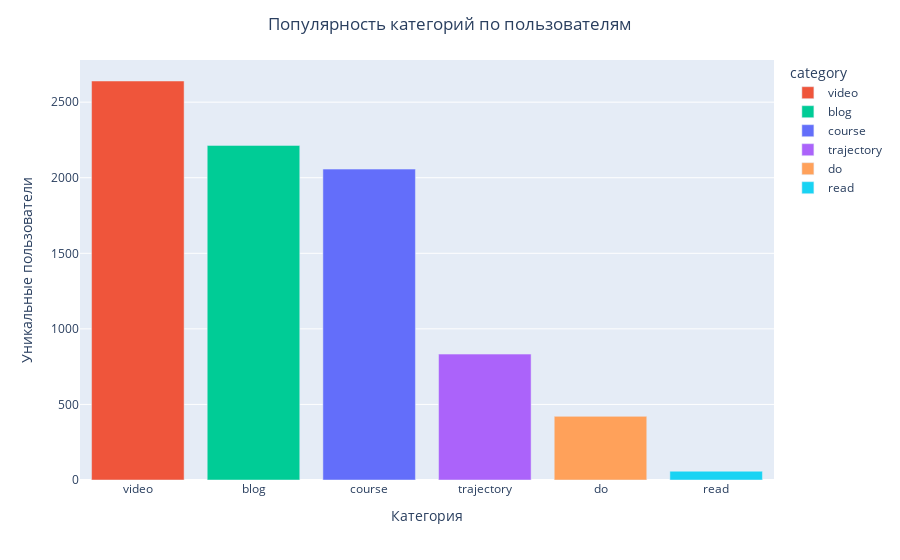

Write notebook code for a chart like this one.
### Markdown cell above
Если считать по посещениям, то курс, видео, блог просматривют чаще всего. Разделы trajectory, do и read сильно отстают

Теперь посчитаем популярность по пользователям

### Code cell
df_pop_u = df.query("category != 'start'").groupby(['category'], as_index = False) \
                    .agg(count_users = ('user_id', 'nunique')) \
                    .sort_values(['count_users'], ascending = False)

fig = px.bar(df_pop_u, x='category', y='count_users', color = 'category', color_discrete_map = color_map)

fig.update_layout(title_text='Популярность категорий по пользователям', title_x=0.5, yaxis_title = 'Уникальные пользователи', 
                  xaxis_title = 'Категория')
fig.show()

### Figure 1 — Plotly figure (JSON) as saved in the notebook; plotly's stock layout.template omitted (floating-point values rounded to 4 significant figures)
{"data": [{"alignmentgroup": "True", "hovertemplate": "category=%{x}<br>count_users=%{y}<extra></extra>", "legendgroup": "video", "marker": {"color": "#EF553B", "pattern": {"shape": ""}}, "name": "video", "offsetgroup": "video", "orientation": "v", "showlegend": true, "textposition": "auto", "type": "bar", "x": ["video"], "xaxis": "x", "y": [2640], "yaxis": "y"}, {"alignmentgroup": "True", "hovertemplate": "category=%{x}<br>count_users=%{y}<extra></extra>", "legendgroup": "blog", "marker": {"color": "#00CC96", "pattern": {"shape": ""}}, "name": "blog", "offsetgroup": "blog", "orientation": "v", "showlegend": true, "textposition": "auto", "type": "bar", "x": ["blog"], "xaxis": "x", "y": [2214], "yaxis": "y"}, {"alignmentgroup": "True", "hovertemplate": "category=%{x}<br>count_users=%{y}<extra></extra>", "legendgroup": "course", "marker": {"color": "#636EFA", "pattern": {"shape": ""}}, "name": "course", "offsetgroup": "course", "orientation": "v", "showlegend": true, "textposition": "auto", "type": "bar", "x": ["course"], "xaxis": "x", "y": [2057], "yaxis": "y"}, {"alignmentgroup": "True", "hovertemplate": "category=%{x}<br>count_users=%{y}<extra></extra>", "legendgroup": "trajectory", "marker": {"color": "#AB63FA", "pattern": {"shape": ""}}, "name": "trajectory", "offsetgroup": "trajectory", "orientation": "v", "showlegend": true, "textposition": "auto", "type": "bar", "x": ["trajectory"], "xaxis": "x", "y": [833], "yaxis": "y"}, {"alignmentgroup": "True", "hovertemplate": "category=%{x}<br>count_users=%{y}<extra></extra>", "legendgroup": "do", "marker": {"color": "#FFA15A", "pattern": {"shape": ""}}, "name": "do", "offsetgroup": "do", "orientation": "v", "showlegend": true, "textposition": "auto", "type": "bar", "x": ["do"], "xaxis": "x", "y": [421], "yaxis": "y"}, {"alignmentgroup": "True", "hovertemplate": "category=%{x}<br>count_users=%{y}<extra></extra>", "legendgroup": "read", "marker": {"color": "#19d3f3", "pattern": {"shape": ""}}, "name": "read", "offsetgroup": "read", "orientation": "v", "showlegend": true, "textposition": "auto", "type": "bar", "x": ["read"], "xaxis": "x", "y": [58], "yaxis": "y"}], "layout": {"barmode": "relative", "legend": {"title": {"text": "category"}, "tracegroupgap": 0}, "margin": {"t": 60}, "title": {"text": "Популярность категорий по пользователям", "x": 0.5}, "xaxis": {"anchor": "y", "categoryarray": ["video", "blog", "course", "trajectory", "do", "read"], "categoryorder": "array", "domain": [0, 1], "title": {"text": "Категория"}}, "yaxis": {"anchor": "x", "domain": [0, 1], "title": {"text": "Уникальные пользователи"}}}}
